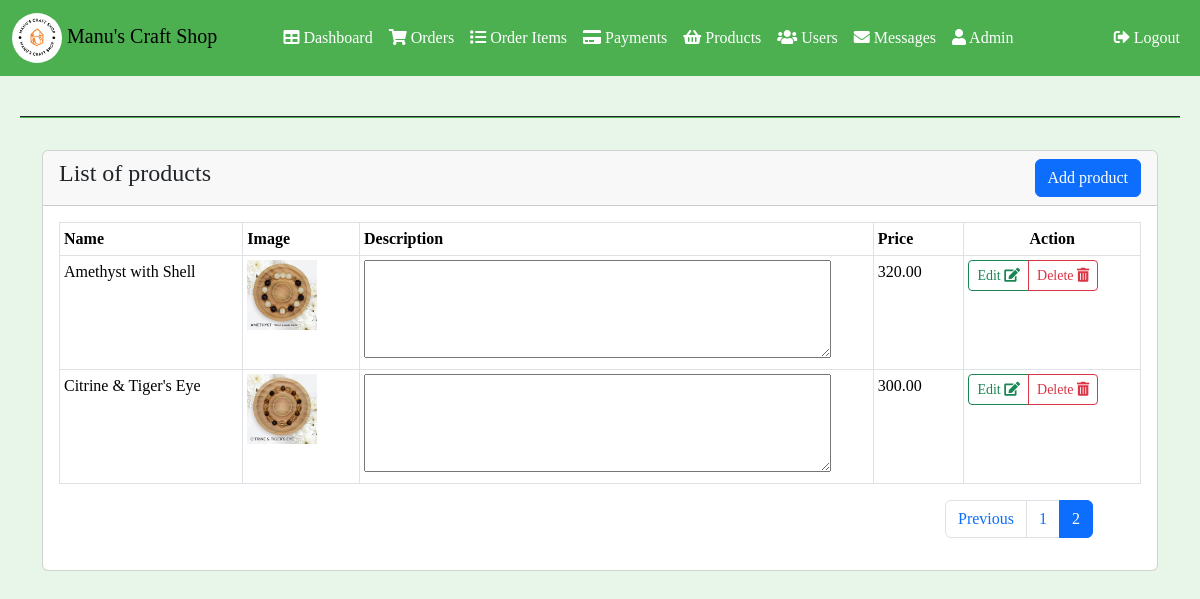
The app's page /admin/products.php?page=2 (signed in) with its own data.
### tables this page shows
CREATE TABLE `products` (
  `product_id` int(11) NOT NULL,
  `product_name` varchar(100) NOT NULL,
  `product_description` varchar(255) NOT NULL,
  `product_image` varchar(255) NOT NULL,
  `product_price` decimal(6,2) NOT NULL
);

### admin/products.php (the view, shortened to what this page needs)
<?php
include '../server/connection.php';
$results_per_page = 10;
$page = isset($_GET['page']) ? (int)$_GET['page'] : 1;
$start = ($page - 1) * $results_per_page;
$result = $conn->prepare("SELECT * FROM products LIMIT ?, ?");
$result->bind_param('ii', $start, $results_per_page);
$result->execute();
$products = $result->get_result();
$count_query = $conn->prepare("SELECT COUNT(*) AS total FROM products");
$count_query->execute();
$count_result = $count_query->get_result();
$row = $count_result->fetch_assoc();
$total_products = $row['total'];
$total_pages = ceil($total_products / $results_per_page);
?>
<?php include('header.php') ?>
<section>
    <div class="container">
        <div class="row">
            <div class="col-sm-12">
                <div class="card">
                    <div class="card-header d-flex justify-content-between">
                        <h4>List of products</h4>
                        <span><a type="button" class="btn btn-primary float-right" href="add_products.php">Add product</a></span>
                    </div>
                    <div class="card-body">
                         <div class="table-responsive">
                            <table class="table table-sm table-bordered table-hover ">
                                <thead>
                                    <tr width="1%" style="white-space: nowrap">
                                        <th>Name</th>
                                        <th>Image</th>
                                        <th >Description</th>
                                        <th>Price</th>
                                        <th class="text-center">Action</th>
                                    </tr>
                                </thead>
                                <tbody>
                                    <?php foreach($products as $row ) { ?>
                                    <tr>
                                        <td width=1% style="white-space: nowrap"><?php echo $row['product_name']; ?></td>
                                        <td width=1% style="white-space: nowrap"><img src="<?php echo "../assets/IMAGES/". $row ['product_image']; ?>" style="width: 70px; height: 70px;"></td>
                                        <td width=1% style="white-space: nowrap"><textarea cols="50" rows="4" readonly><?php echo $row['product_description']; ?></textarea></td>
                                        <td width=1% style="white-space: nowrap"><?php echo $row['product_price']; ?></td>
                                        <td width=1% style="white-space: nowrap">
                                                <div class="btn-group">
                                                    <a type="button" class="btn btn-sm btn-outline-success " href="edit_product.php?product_id=<?php echo $row['product_id']; ?>" title="Edit">
                                                    Edit
                                                    <i class="fa fa-edit"></i>
                                                    </a>
                                                    <a type="button" class="btn btn-sm btn-outline-danger"  title="Delete"
                                                    onclick="confirmDelete(<?php echo $row['product_id']; ?>)">
                                                    Delete
                                                    <i class="fa fa-trash-alt"></i>
                                                    </a>
                                                </div>
                                        </td>
                                    </tr>
                                    <?php } ?>
                                </tbody>
                            </table>
                         </div>
                        <nav>
                            <ul class="pagination justify-content-end mx-5">
                                <?php if ($page > 1): ?>
                                    <li class="page-item"><a class="page-link" href="?page=<?php echo $page - 1; ?>">Previous</a></li>
                                <?php endif; ?>
                                <?php for ($i = 1; $i <= $total_pages; $i++): ?>
                                    <li class="page-item <?php if ($i == $page) echo 'active'; ?>"><a class="page-link" href="?page=<?php echo $i; ?>"><?php echo $i; ?></a></li>
                                <?php endfor; ?>
                            </ul>
                        </nav>
                    </div>
                </div>
            </div>
        </div>
    </div>
</section>
<?php include('footer.php') ?>

### admin/header.php (style rules this page uses)
* { margin: 0; padding: 0; box-sizing: border-box; font-family: 'Poppins, San Serif'; }
body { display: flex; height: 100vh; flex-direction: column; }

### records on screen
products: product_name "Amethyst with Shell", product_image (picture), product_price "320.00"
products: product_name "Citrine & Tiger's Eye", product_image (picture), product_price "300.00"
